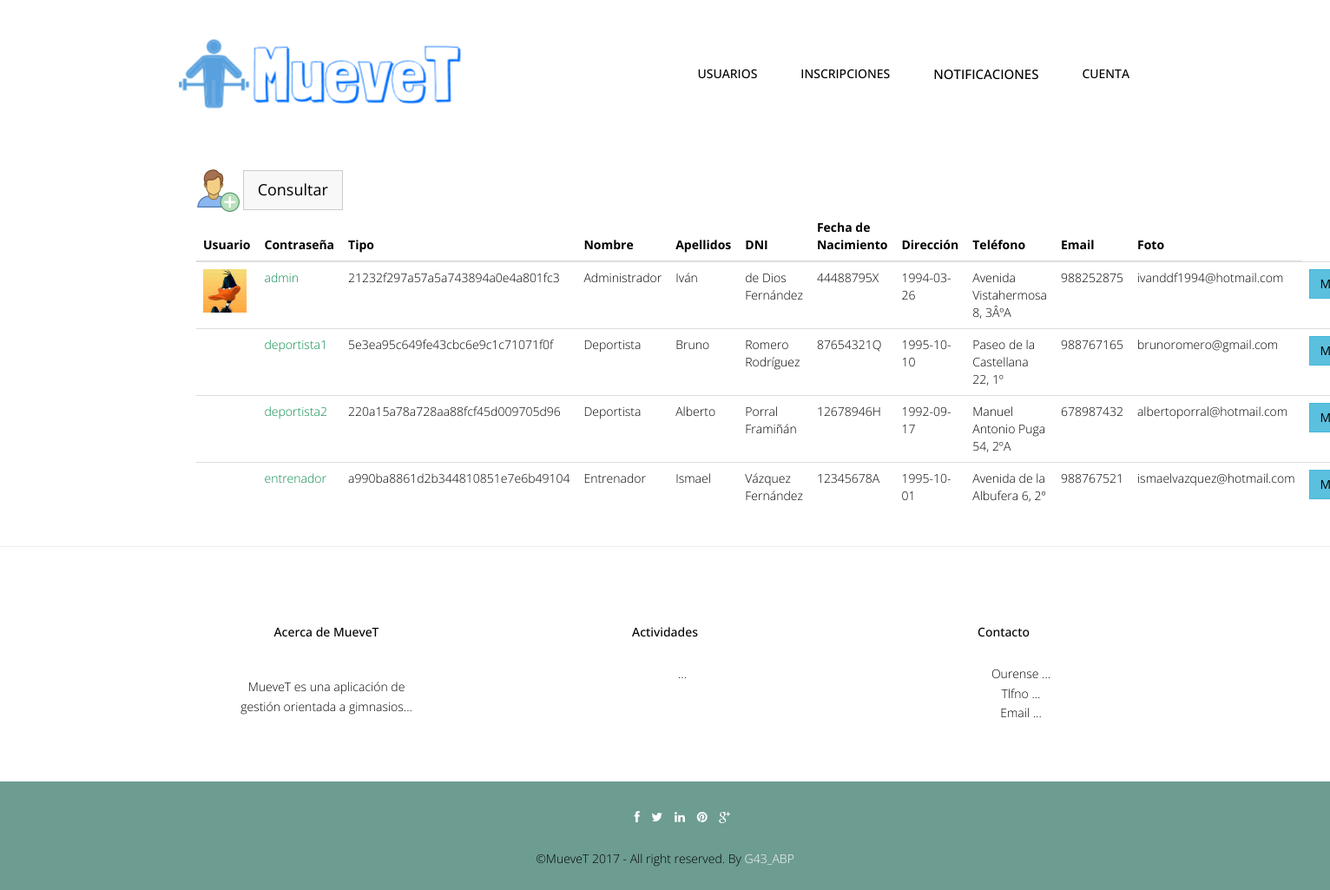
Screenshot of /abp/Controllers/USUARIO_Controller.php (signed in) with the database file from the repository.
### tables this page shows
CREATE TABLE IF NOT EXISTS `usuario` (
  `foto` varchar(500) DEFAULT NULL,
  `userName` varchar(20) NOT NULL,
  `password` varchar(128) NOT NULL,
  `tipoUsuario` int(10) NOT NULL,
  `nombre` varchar(20) NOT NULL,
  `apellidos` varchar(70) NOT NULL,
  `dni` varchar(9) NOT NULL,
  `fechaNac` date NOT NULL,
  `direccion` varchar(80) DEFAULT NULL,
  `telefono` int(15) DEFAULT NULL,
  `email` varchar(30) NOT NULL
);

CREATE TABLE IF NOT EXISTS `rol` (
  `idRol` int(10) NOT NULL,
  `nombreRol` varchar(45) NOT NULL
);

### abp/Models/USUARIO_Model.php (called while the page is built, shortened)
<?php
include '../Functions/LibraryFunctions.php';
class USUARIO_Modelo {
    var $mysqli;
    function ConectarBD() {
        $this->mysqli = new mysqli("localhost", "root", "", "gymgest");
    }
    function ConsultarTodo($user) {
        if ($user == "entrenador") {
            $sql = "SELECT * FROM USUARIO, ENTRENADOR WHERE USUARIO.userName=ENTRENADOR.userName AND USUARIO.tipoUsuario=2";
        } else if ($user == "deportista") {
            $sql = "SELECT * FROM USUARIO, DEPORTISTA WHERE USUARIO.userName=DEPORTISTA.userName AND USUARIO.tipoUsuario=3";
        } else {
            $sql = "SELECT * FROM USUARIO";
        }
        if (!($resultado = $this->mysqli->query($sql))) {
            return 'Error en la consulta sobre la base de datos';
        } else {
            $toret = array();
            $i = 0;
            while ($fila = $resultado->fetch_array()) {
                $toret[$i] = $fila;
                $i++;
            }
            return $toret;
        }
    }
}
?>

### abp/Views/USUARIO_SHOWALL_Vista.php (the view, shortened to what this page needs)
<?php
class USUARIO_Show {
    private $datos;
    function __construct($array, $volver) {
        $this->datos = $array;
        $this->render();
    }
    function render() {
        ?>
        <div class="container">
            <?php
            $lista = array('userName', 'password', 'tipoUsuario', 'nombre', 'apellidos', 'dni', 'fechaNac', 'direccion', 'telefono', 'email', 'foto');
            ?>
            <br><br>
            <div class="container">
                <div class="col-lg-12">
                    <a href='USUARIO_Controller.php?accion=<?php echo $strings['Seleccionar']; ?>'><img src="../img/useradd.png" width="50px" height="50px"></a>
                    <button type="button" class="btn btn-default btn-lg"><a href='USUARIO_Controller.php?accion=<?php echo $strings['Consultar']; ?>'><?php echo $strings['Consultar'] ?></a></button>
                    <table class="table">
                        <thead class="thead-dark">
                            <tr>
                                <?php
                                foreach ($lista as $titulo) {
                                    echo "<th>";
                                    echo $strings[$titulo];
                                    echo "</th>";
                                }
                                echo "</tr>";
                                echo "</thead>";
                                echo "<tbody>";
                                for ($j = 0; $j < count($this->datos); $j++) {
                                    echo "<tr>";
                                    foreach ($this->datos [$j] as $clave => $valor) {
                                        for ($i = 0; $i < count($lista); $i++) {
                                            if ($clave === $lista[$i]) {
                                                echo "<td>";
                                                if (($clave === 'foto')) {
                                                    if (is_file($valor)) {
                                                        if ($valor == '') {
                                                            ?><a target='_blank' href="../img/user.jpg"><img src="../img/user.jpg" width="50" height="50"></a> <?php
                                                        } else {
                                                            ?><a target='_blank' href='<?php echo $valor ?>'><img src='<?php echo $valor ?>' width="50" height="50"></a> <?php
                                                        }
                                                    break;
                                                }
                                        } if ($clave === 'tipoUsuario') {
                                            echo $strings[ConsultarNOMRol($valor)];
                                            break;
                                        }
                                        if ($clave === 'userName') {
                                            ?>
                                            <a href='USUARIO_Controller.php?userName=<?php echo $this->datos[$j]['userName'] . '&accion=' . $strings['Ver']; ?>'><font color="#088A4B"><?php echo $valor; ?></font></a> <?php
                        } else {
                            echo $valor;
                        }
                        echo "</td>";
                    }
                }
            }
                            ?>
                            <td><button type="button" class="btn btn-info"><a href='USUARIO_Controller.php?userName=<?php echo $this->datos[$j]['userName'] . '&accion=' . $strings['Modificar']; ?>'><?php echo $strings['Modificar']; ?></a></button></td>
                                    <?php
                                }
                                ?>
                        </tbody>
                    </table>
                </div>
            </div>
        </div>
        <?php
        include '../Views/footer.php';
    }
}

### abp/Views/header.php (shortened to what this page needs)
<!DOCTYPE html>
<html lang="en">
    <head>
        <link href="../css/bootstrap.min.css" rel="stylesheet">
        <link href="../css/responsive-slider.css" rel="stylesheet">
        <link rel="stylesheet" href="../css/animate.css">
        <link rel="stylesheet" href="../css/font-awesome.min.css">
        <link href="../css/style.css" rel="stylesheet">
    </head>
    <body>
        <header>
            <div class="container">
                <div class="row">
                    <nav class="navbar navbar-default" role="navigation">
                        <div class="container-fluid">
                            <div class="navbar-header">
                                <div class="navbar-brand">
                                    <br><a href="../index.php"><img src="../img/logo.png" width="325" height="80"></a>
                                </div>
                            </div>
                            <div class="menu">
                                <ul class="nav nav-tabs" role="tablist">
                                    <?php
                                    showNavbar();
                                    ?>
                                </ul>
                            </div>
                        </div>
                    </nav>
                </div>
            </div>
        </header>

### abp/Functions/LibraryFunctions.php (shortened to what this page needs)
<?php
function ConsultarNOMRol($idRol) {
    $mysqli = new mysqli("localhost", "root", "", "gymgest");
    $sql = "SELECT nombreRol FROM ROL WHERE idRol='" . $idRol . "'";
    $result = $mysqli->query($sql)->fetch_array();
    return $result['nombreRol'];
}
function añadirFuncionalidades($NOM) {
    $mysqli = new mysqli("localhost", "root", "", "gymgest");
    $rol = "SELECT tipoUsuario FROM USUARIO  WHERE userName='" . $NOM['login'] . "'";
    $sql = "SELECT DISTINCT categoriaFuncionalidad FROM FUNCIONALIDAD, FUNCIONALIDAD_ROL WHERE FUNCIONALIDAD_ROL.idFuncionalidad = FUNCIONALIDAD.idFuncionalidad AND FUNCIONALIDAD_ROL.idRol=(" . $rol . ")";
    if (!($resultado = $mysqli->query($sql))) {
        echo 'Error en la consulta sobre la base de datos';
    } else {
        while ($fila = $resultado->fetch_array()) {
            $funcionalidad = $fila['categoriaFuncionalidad'];
            switch ($funcionalidad) {
                case "Gestion Usuarios":
                    ?><br><br>
                    <li class="nav-item dropdown">
                        <a class="nav-link dropdown-toggle" href="" id="navbarDropdownMenuLink" data-toggle="dropdown" aria-haspopup="true" aria-expanded="false" href="../Controllers/USUARIO_Controller.php"><?php echo $strings['Gestión de Usuarios'] ?> </a>
                    </li>
                    <?php
                    break;
                    ?><li role="presentation"><a href="" class="m1"><?php echo $strings['Gestión de Actividades Grupales']; ?></a></li> <?php
                case "Gestion Notificaciones":
                    ?><li><a style="font-size:15px;" href='../Controllers/NOTIFICACION_Controller.php'><?php echo $strings['Gestión de notificaciones']; ?></a></li> <?php
                        break;
                        ?><li><a style="font-size:15;" href='../Controllers/SESION_Controller.php'><?php echo $strings['Gestión de sesiones']; ?></a></li><?php
                    case "Gestion Inscripciones":
                        ?><li class="nav-item dropdown">
                        <a class="nav-link dropdown-toggle" href="" id="navbarDropdownMenuLink" data-toggle="dropdown" aria-haspopup="true" aria-expanded="false"><?php echo $strings['Gestión de Inscripciones'] ?> </a>
                    </li>
                    <?php
                    break;
                default:
                    break;
            }
        }
    }
}
function showNavbar() {
    if (!isset($_SESSION)) {
        echo '<br><br><li role="presentation" class="active"><a href="../Functions/Conectar.php" class="m1">Iniciar Sesion</a></li>';
        echo '<li role="presentation"><a href="" class="m1">Sobre Nosotros</a></li>';
        echo '<li role="presentation"><a href="" class="m1">Contacto</a></li>';
    } else {
        añadirFuncionalidades($_SESSION);
        ?>
        <li class="nav-item dropdown">
            <a class="nav-link dropdown-toggle" href="" id="navbarDropdownMenuLink" data-toggle="dropdown" aria-haspopup="true" aria-expanded="false">
                <?php echo $strings['Cuenta'] ?>
            </a>
        </li>
        <?php
    }
}
?>

### abp/Controllers/USUARIO_Controller.php (shortened to what this page needs)
<?php
include '../Models/USUARIO_Model.php';
include '../Views/header.php';
Switch ($_REQUEST['accion']) {
    default:
        if (!isset($_REQUEST['userName'])) {
            $usuario = new USUARIO_Modelo('', '', '', '', '', '', '', '', '', '', '', '', '', '');
        } else {
            $usuario = get_data_form();
        }
        $datos = $usuario->ConsultarTodo($_REQUEST['user']);
        if (!tienePermisos('USUARIO_Show')) {
            new Mensaje('No tienes los permisos necesarios', '../Views/DEFAULT_Vista.php');
        } else {
            new USUARIO_Show($datos, '../Views/DEFAULT_Vista.php');
        }
}
?>

### abp/Views/footer.php (shortened to what this page needs)
<hr>
	<footer>
		<div class="container">
			<div class="row">
				<div class="col-lg-4">
					<div class="widget">
						<h5 class="widgetheading">Acerca de MueveT</h5>
						<p>MueveT es una aplicación de gestión orientada a gimnasios...</p>
					</div>
				</div>
				<div class="col-lg-4">
					<div class="widget">
						<h5 class="widgetheading">Actividades</h5>
						<ul class="link-list">
							<li><a href="#">...</a></li>
						</ul>
					</div>
				</div>
				<div class="col-lg-4">
					<div class="widget">
						<h5 class="widgetheading">Contacto</h5>
						<ul class="link-list">
							<li><a href="#">Ourense ...</a></li>
							<li><a href="#">Tlfno ...</a></li>
							<li><a href="#">Email ...</a></li>
						</ul>
					</div>
				</div>
			</div>
		</div>
		<div class="sub-footer">
			<div class="container">
				<div class="row">
					<div class="col-lg-12">
						<ul class="social-network">
							<li><a href="#" data-placement="top" title="Facebook"><i class="fa fa-facebook fa-1x"></i></a></li>
							<li><a href="#" data-placement="top" title="Twitter"><i class="fa fa-twitter fa-1x"></i></a></li>
							<li><a href="#" data-placement="top" title="Linkedin"><i class="fa fa-linkedin fa-1x"></i></a></li>
							<li><a href="#" data-placement="top" title="Pinterest"><i class="fa fa-pinterest fa-1x"></i></a></li>
							<li><a href="#" data-placement="top" title="Google plus"><i class="fa fa-google-plus fa-1x"></i></a></li>
						</ul>
					</div>
					<div class="col-lg-12">
						<div class="copyright">
							<p>
								<span>&copy;MueveT 2017 - All right reserved. By </span><a href="" target="_blank">G43_ABP</a>
							</p>
						</div>
					</div>
				</div>
			</div>
		</div>
	</footer>
  </body>
</html>

### abp/css/style.css (style rules this page uses)
body { font-family:'Open Sans', Arial, sans-serif; font-size:14px; font-weight:300; line-height:1.6em; color:#000; background-color:#fff; }
hi,h2,h3,h4,h5,h6 { color:#000; line-height:1.1em; }
p { color:#000; }
.navbar-default { margin-top:-10px; background-color: #fff; border-radius:0; border:0; }
.container-fluid > .navbar-header { margin-right: 30px; margin-left: 10px; margin-top:20px; border-radius:0; }
.navbar-brand { float: left; height: 30px; padding: 15px 15px; font-size: 18px; line-height: 20px; }
.menu { font-size:14px; float:right; text-transform:uppercase; font-weight:500; }
.menu ul.nav-tabs li { color:#000; }
.nav-tabs { border-bottom: 0; }
.nav-tabs > li { float: left; margin-bottom: 0; }
.nav-tabs > li > a { margin-bottom:20px; margin-right: 20px; line-height: 1.42857143; border-bottom: 3px solid transparent; border-radius:0; color:#000; border-top:0; border-right:0; border-left:0; }
.blog h3,p { color:#000; padding:15px; }
.widget { margin-top:10px; padding:50px; text-align:center; }
.widget p,ul { margin-top:30px; }
.link-list ul,li,a { color:#000; list-style:none; }
.copyright { text-align:center; }
.copyright a { color:#fff; }
.sub-footer { background-color: #6D9C91; }
ul.social-network { list-style:none; margin-top:30px; text-align:center; }
ul.social-network li { display:inline; margin: 0 5px; color:#fff; }
ul.social-network li a { color:#fff; }

### abp/css/overwrite.css (style rules this page uses)
.btn { text-shadow: none; background-image:none; border-color: none; border-bottom-color: none; -webkit-box-shadow: none; -moz-box-shadow: none; box-shadow: none; }
.btn { outline:0; -webkit-border-radius: 0; -moz-border-radius: 0; border-radius: 0; }
.btn-lg { -webkit-border-radius: 0; -moz-border-radius: 0; border-radius: 0; }
.btn-default { color: #333333; background-color: #f8f8f8; }

### rows the page displays
usuario: foto (picture), userName "admin", password "21232f297a57a5a743894a0e4a801fc3", tipoUsuario.nombreRol "Administrador", nombre "Iván", apellidos "de Dios Fernández", dni "44488795X", fechaNac "1994-03-26", direccion "Avenida Vistahermosa 8, 3ÂºA", telefono "988252875", email "ivanddf1994@hotmail.com"
usuario: userName "deportista1", password "5e3ea95c649fe43cbc6e9c1c71071f0f", tipoUsuario.nombreRol "Deportista", nombre "Bruno", apellidos "Romero Rodríguez", dni "87654321Q", fechaNac "1995-10-10", direccion "Paseo de la Castellana 22, 1º", telefono "988767165", email "brunoromero@gmail.com"
usuario: userName "deportista2", password "220a15a78a728aa88fcf45d009705d96", tipoUsuario.nombreRol "Deportista", nombre "Alberto", apellidos "Porral Framiñán", dni "12678946H", fechaNac "1992-09-17", direccion "Manuel Antonio Puga 54, 2ºA", telefono "678987432", email "albertoporral@hotmail.com"
usuario: userName "entrenador", password "a990ba8861d2b344810851e7e6b49104", tipoUsuario.nombreRol "Entrenador", nombre "Ismael", apellidos "Vázquez Fernández", dni "12345678A", fechaNac "1995-10-01", direccion "Avenida de la Albufera 6, 2º", telefono "988767521", email "ismaelvazquez@hotmail.com"

### other values shown
$strings['Cuenta'] "CUENTA"
$strings['Consultar'] "Consultar"
$strings[$titulo] "Usuario"
$strings[$titulo] "Contraseña"
$strings[$titulo] "Tipo"
$strings[$titulo] "Nombre"
$strings[$titulo] "Apellidos"
$strings[$titulo] "DNI"
$strings[$titulo] "Fecha de Nacimiento"
$strings[$titulo] "Dirección"
$strings[$titulo] "Teléfono"
$strings[$titulo] "Email"
$strings[$titulo] "Foto"
